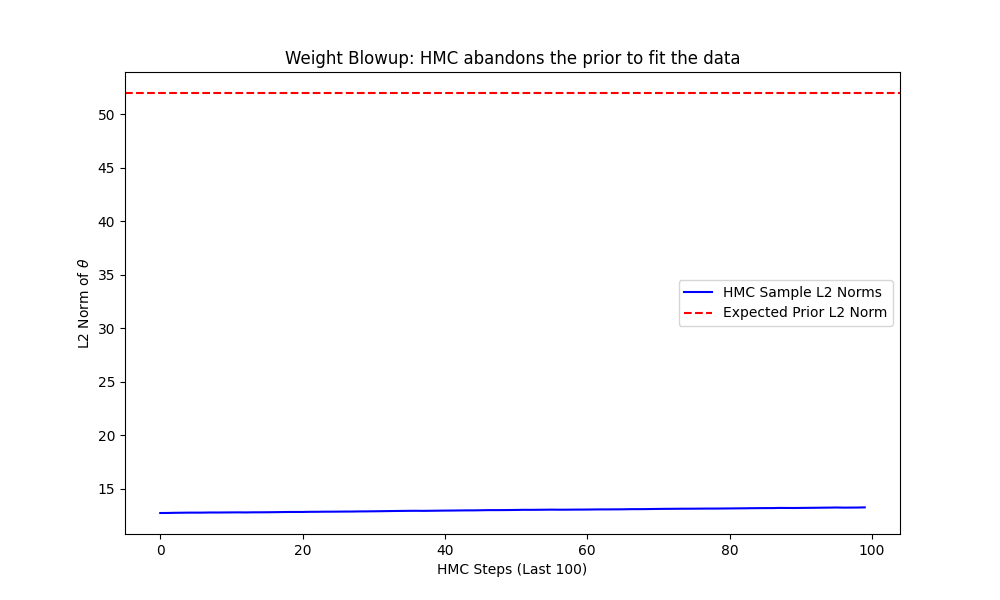

This figure's Python source:
"""
Diagnostic script: Track BNN parameter norm during HMC.
If HMC is fitting the wave by abandoning the prior, the L2 norm
of the weights will blow up far beyond the expected prior norm.

For a BNN with N_params, if theta ~ N(0, 1), then
E[||theta||^2] = N_params. So E[||theta||] approx sqrt(N_params).
Let's see what the HMC sampler actually produces to fit the data.
"""
import torch
import numpy as np
import matplotlib.pyplot as plt

from src.models.BNN import BNN
from src.samplers.HMC import HMC_sampler
from src.physics.PDEs import PDEProblem

torch.manual_seed(42)

# Same setup as the test script
lam = 0.01
x_b = torch.tensor([[-0.7], [0.7]], dtype=torch.float32)
y_b = torch.sin(6 * x_b)**3

x_f = torch.linspace(-0.7, 0.7, 16).view(-1, 1).requires_grad_(True)
y_f = 0.01 * 108.0 * (2 * torch.sin(6 * x_f) * (torch.cos(6 * x_f) ** 2) - (torch.sin(6 * x_f) ** 3)).detach()

class ScaledPoisson1D(PDEProblem):
    def compute_residual(self, u_func, x, params=None):
        u = u_func(x)
        u_x = torch.autograd.grad(u, x, grad_outputs=torch.ones_like(u), create_graph=True)[0]
        u_xx = torch.autograd.grad(u_x, x, grad_outputs=torch.ones_like(u_x), create_graph=True)[0]
        return 0.01 * u_xx - y_f
pde_problem = ScaledPoisson1D(x_f, y_f, 0.01)

# Initialize standard BNN
bnn = BNN(input_dim=1, output_dim=1, hidden_dims=[50, 50], prior_std=1.0)
expected_norm = np.sqrt(bnn.num_params)
print(f"Number of parameters: {bnn.num_params}")
print(f"Expected L2 norm under prior N(0, 1): ~{expected_norm:.2f}")

# HMC Sampling (Case 1: sigma=0.01)
samples = HMC_sampler(
    model=bnn,
    M=100, N=1000, delta_t=0.0001, theta_0=bnn.get_weights(), L=50,
    x_b=x_b, y_b=y_b, x_f=x_f, y_f=y_f, sigma_u=0.01, sigma_f=0.01,
    pde_problem=pde_problem, x_u=None, y_u=None
)

# Calculate L2 norms of the sampled networks
sample_norms = torch.norm(samples, dim=0).detach().numpy()

plt.figure(figsize=(10, 6))
plt.plot(sample_norms, 'b-', label='HMC Sample L2 Norms')
plt.axhline(y=expected_norm, color='r', linestyle='--', label='Expected Prior L2 Norm')
plt.xlabel('HMC Steps (Last 100)')
plt.ylabel('L2 Norm of $\\theta$')
plt.title('Weight Blowup: HMC abandons the prior to fit the data')
plt.legend()
plt.savefig('diagnostic_norm.png')
print("Saved diagnostic_norm.png")
